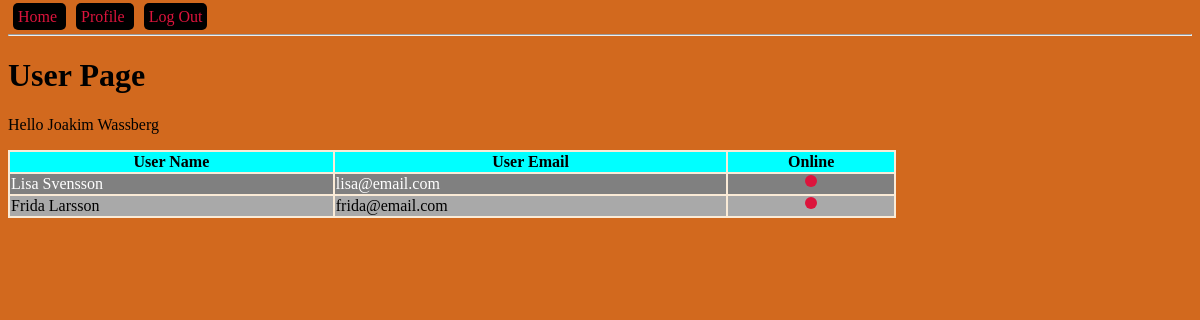
The app's page /profile (signed in), older data.
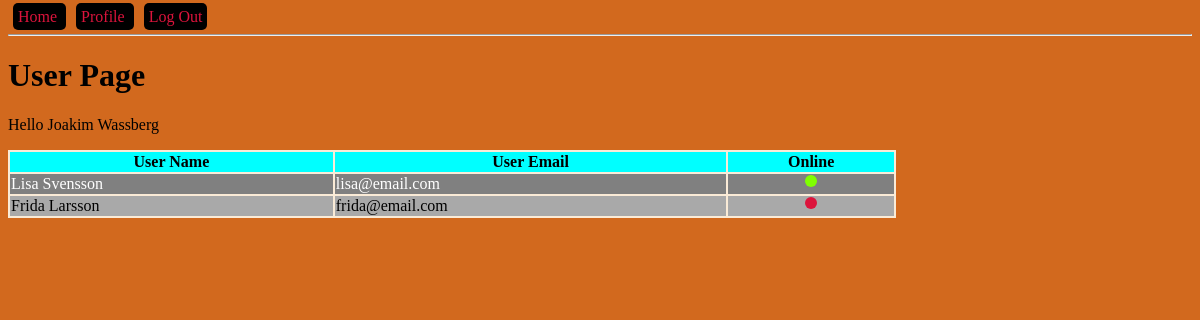
The same page, newer data.
### models.py (models this page shows, shortened)
class User(db.Model):
    id = db.Column(db.Integer, primary_key=True, autoincrement=True)
    name = db.Column(db.String(150))
    email = db.Column(db.String(150), unique=True)
    password = db.Column(db.String(100))
    admin = db.Column(db.BOOLEAN, default=False)
    online = db.Column(db.BOOLEAN, default=False)
    sent_messages = db.relationship('Message', backref='sender', lazy=True)
    recv_messages = db.relationship('Message', secondary=message_recv, lazy='subquery',
                                    backref=db.backref('receivers', lazy=True))

### blueprints/user/__init__.py (the view)
@bp_user.get('/profile')
@login_required
def user_get():
    users = get_all_users()
    return render_template("user.html", users=users)

### app.py (called while the page is built)
def create_app():
    app = Flask(__name__)
    app.config['SECRET_KEY'] = '123secret'
    app.config['SQLALCHEMY_TRACK_MODIFICATIONS'] = False
    app.config['SQLALCHEMY_DATABASE_URI'] = 'sqlite:///db.sqlite'
    db.init_app(app)
    login_manager = LoginManager()
    login_manager.init_app(app)
    @login_manager.user_loader
    def load_user(user_id):
        from models import User
        return User.query.filter_by(id=user_id).first()
    from blueprints.open import bp_open
    app.register_blueprint(bp_open)
    from blueprints.user import bp_user
    app.register_blueprint(bp_user)
    return app

### controllers/user_controller.py (called while the page is built)
def get_all_users():
    from models import User
    user = current_user
    return User.query.filter(User.id != user.id).all()

### templates/user.html (shortened to what this page needs)
{% extends "base-template.html" %}
{% block content %}
    <h1 id="main-heading">User Page</h1>
    <p>Hello {{ current_user.name }}</p>
    <table>
        <tr>
            <th>User Name</th>
            <th>User Email</th>
            <th>Online</th>
        </tr>
        {% for user in users %}
            <tr>
                <td>{{ user.name }}</td>
                <td>{{ user.email }}</td>
                <td class="center-content">
                    {% if user.online %}
                        <div class="circle online"></div>
                    {% else %}
                        <div class="circle offline"></div>
                    {% endif %}
                </td>
            </tr>
        {% endfor %}
    </table>
{% endblock %}

### templates/base-template.html (shortened to what this page needs)
<!DOCTYPE html>
<html lang="en">
<head>
    <link rel="stylesheet" href="{{ url_for('static', filename='css/main.css') }}" />
</head>
<body>
    <a class="menu-item" href="{{ url_for('bp_open.index') }}">
        Home
    </a>
    {% if current_user.is_authenticated %}
        <a class="menu-item" href="{{ url_for('bp_user.user_get') }}">
            Profile
        </a>
        <a class="menu-item" href="{{ url_for('bp_user.logout_get') }}">
            Log Out
        </a>
     {% endif %}
    <hr />
    {% block content %}
    {% endblock %}
</body>
</html>

### static/css/main.css (style rules this page uses)
body { background-color: chocolate; }
.menu-item { margin: 5px; color: crimson; text-decoration: none; background-color: black; padding: 5px; border-radius: 5px; }
table { width: 75%; background-color: antiquewhite; }
th { background: aqua; }
tr:nth-child(odd) { background: darkgrey; }
tr:nth-child(even) { background: grey; color: white; }
.center-content { display:flex; align-items: center; align-content: center; }
.circle { margin: 0 auto; width: 12px; height: 12px; border-radius: 50%; }
.online { background: chartreuse; }
.offline { background: crimson; }

Row changes from the older to the newer data that the page shows:
changed User "Lisa Svensson": online False → True (drawn)
